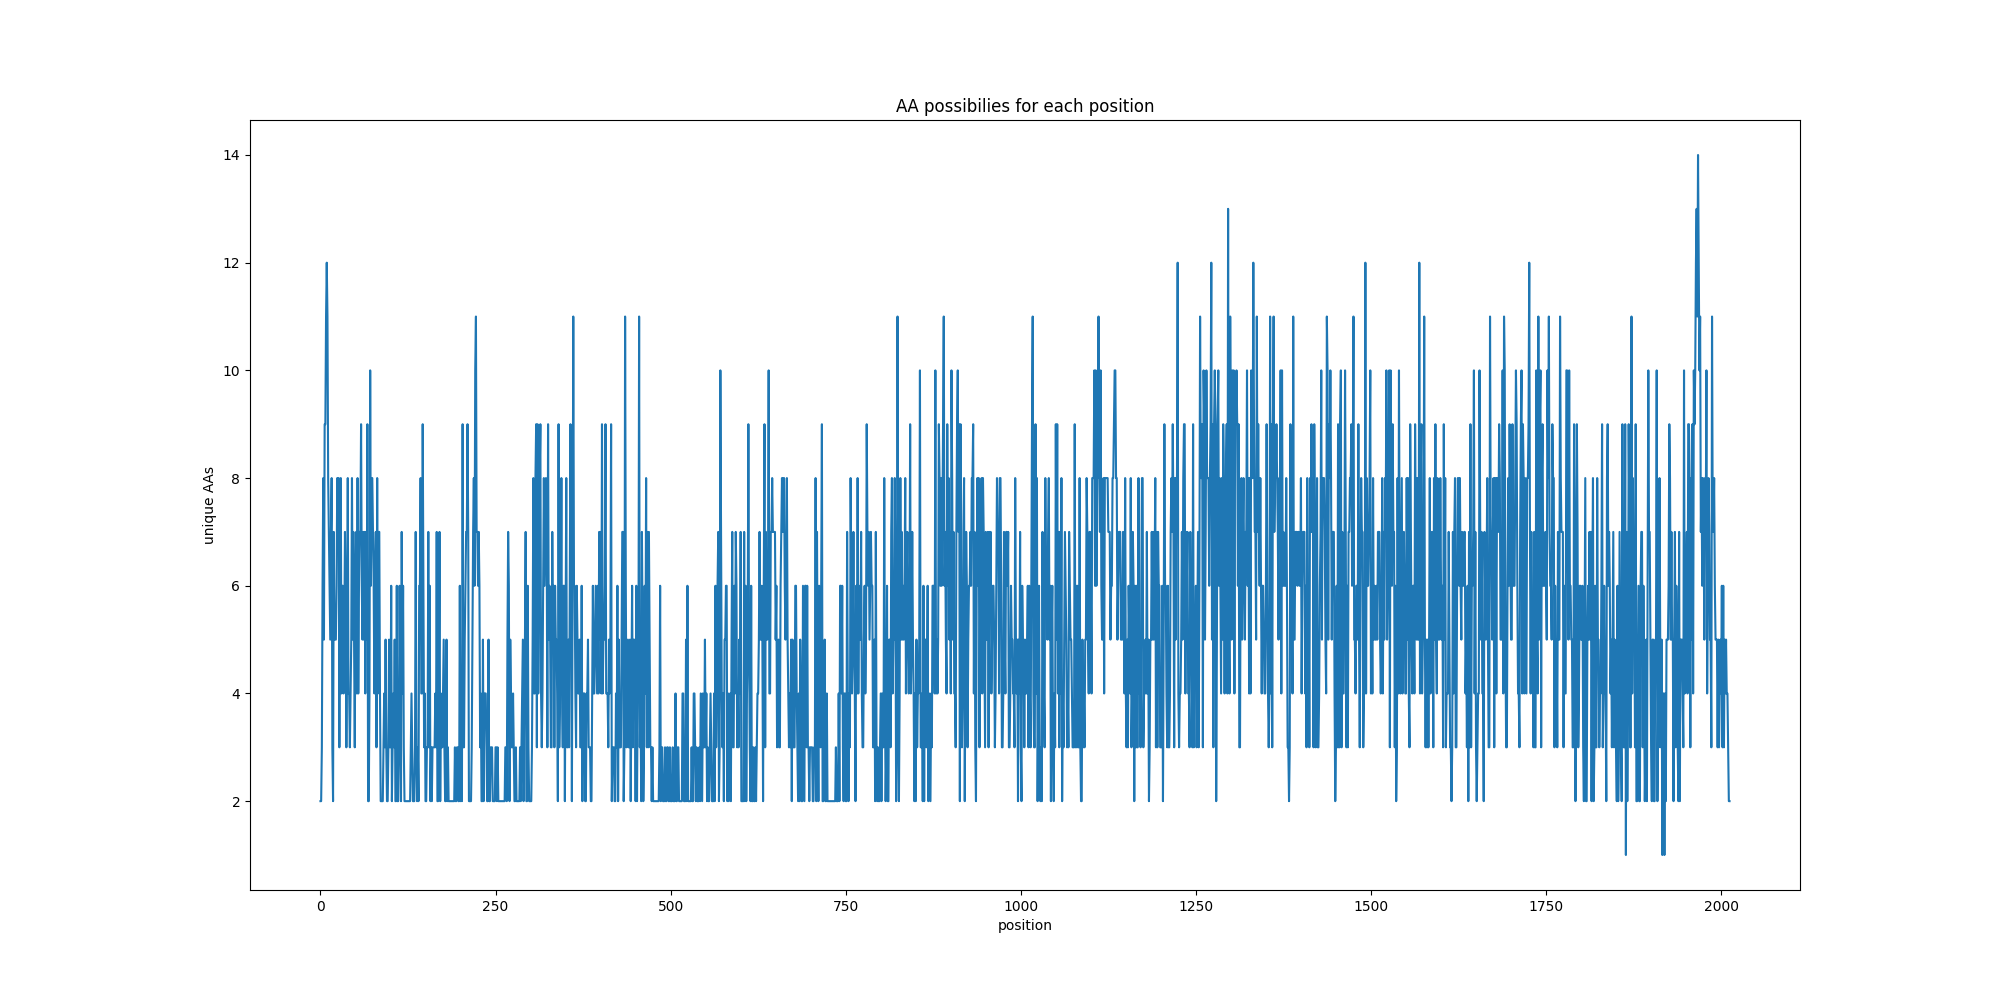

Here is the Python script that generated this plot:
#!/bin/usr/python3

import matplotlib.pyplot as plt

#read and make it processable (a list of characters
align = open("alignment.txt", "r").readlines()

total_cons = []
for pos in range(len(align[0])-1):
	aa_align = []
	#get each column in turn
	for seq in align:
		aa_align.append(seq[pos])
	
	#measure the conservation and append to a list
	total_cons.append(len(set(aa_align)))

#plot
plt.figure(figsize=(20, 10))
plt.plot(total_cons)
plt.title("AA possibilies for each position")
plt.xlabel("position")
plt.ylabel("unique AAs")
plt.savefig("ex2.png", transparent = True)
plt.show()
